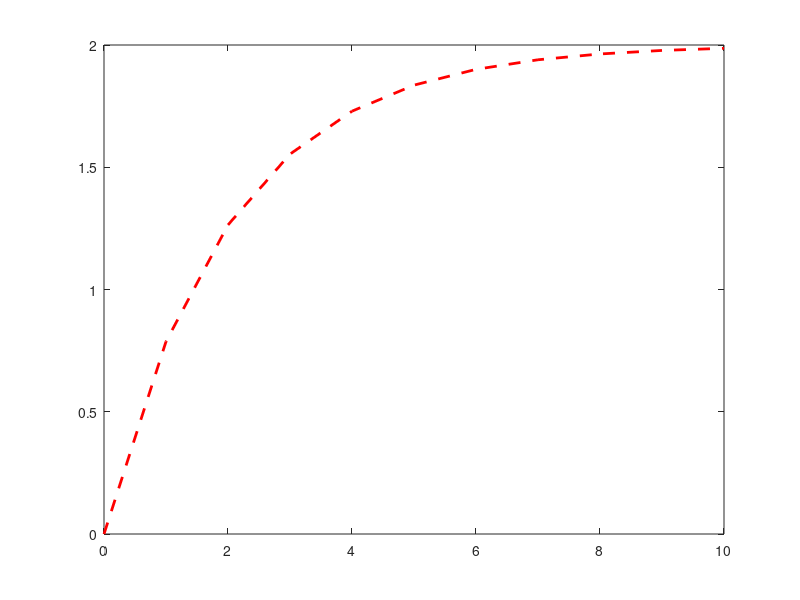

Here is the MATLAB script that generated this plot:
% demo of lsim (linear simulator) for
% dy/dt = -1/2yi * (t) + x(t)

clear all; close all; clc;
t = [0:10];
x = ones(1,length(t));

b = 1;
a = [1 0.5];
sys = tf(b, a);
s = lsim(sys, x, t);
plot(t, s, 'r--', 'linewidth', 2);
